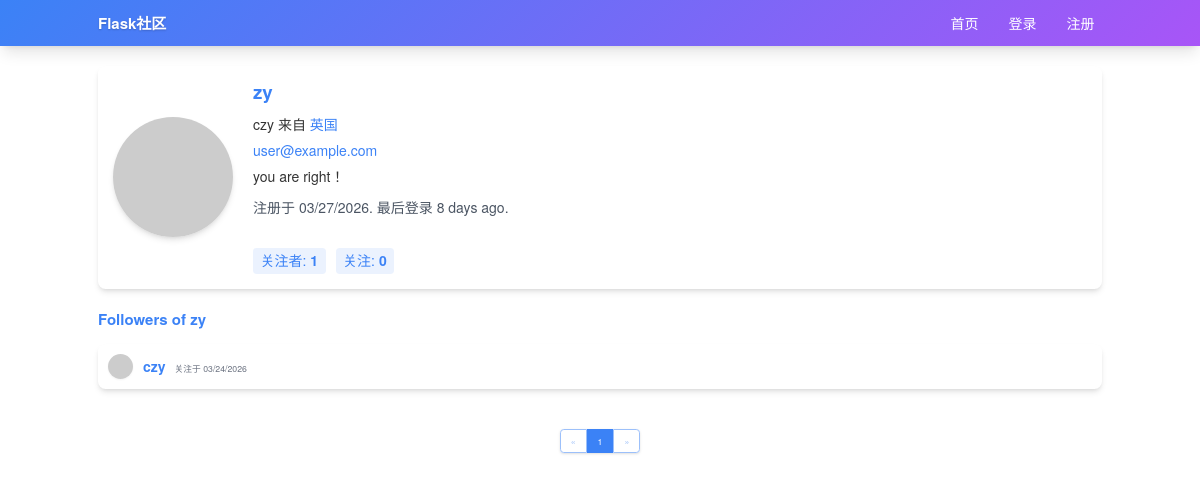
The app's page /followers/zy with its own data.
### app/models.py (models this page shows, shortened)
class User(UserMixin, db.Model):
    __tablename__ = 'users'
    id = db.Column(db.Integer, primary_key = True)
    email = db.Column(db.String(64), unique=True, index=True)
    username = db.Column(db.String(64), unique=True, index=True)
    password_hash = db.Column(db.String(128))
    role_id = db.Column(db.Integer, db.ForeignKey('roles.id'))
    name = db.Column(db.String(64))
    location = db.Column(db.String(64))
    about_me = db.Column(db.Text())
    member_since = db.Column(db.DateTime(), default=datetime.utcnow)
    last_seen = db.Column(db.DateTime(), default=datetime.utcnow)
    avatar_hash = db.Column(db.String(32))
    posts = db.relationship('Post', backref='author', lazy='dynamic')
    comments = db.relationship('Comment', backref='author', lazy='dynamic')
    followed = db.relationship('Follow', foreign_keys=[Follow.follower_id], backref=db.backref('follower', lazy='joined'), lazy='dynamic', cascade='all, delete-orphan')
    followers = db.relationship('Follow', foreign_keys=[Follow.followed_id], backref=db.backref('followed', lazy='joined'), lazy='dynamic', cascade='all, delete-orphan')
    def gravatar(self, size=100, default='identicon', rating='g'):
        if request.is_secure:
            url = 'https://secure.gravatar.com/avatar'
        else:
            url = 'http://www.gravatar.com/avatar'
        hash = self.avatar_hash or hashlib.md5(self.email.encode('utf-8')).hexdigest()
        return '{url}/{hash}?s={size}&d={default}&r={rating}'.format(url=url, hash=hash, size=size, default=default, rating=rating)
    @property
    def password(self):
        raise AttributeError('password is not a readable attribute')

class Follow(db.Model):
    __tablename__ = 'follows'
    follower_id = db.Column(db.Integer, db.ForeignKey('users.id'),
                            primary_key=True)
    followed_id = db.Column(db.Integer, db.ForeignKey('users.id'),
                            primary_key=True)
    timestamp = db.Column(db.DateTime, default=datetime.utcnow)

### app/main/views.py (the view)
@main.route('/followers/<username>')
def followers(username):
    user = User.query.filter_by(username=username).first()
    if user is None:
        flash('Invalid user.')
        return redirect(url_for('.index'))
    page = request.args.get('page', 1, type=int)
    pagination = user.followers.paginate(page=page, per_page=current_app.config['FLASKY_FOLLOWERS_PER_PAGE'], error_out=False)
    follows = [{'user': item.follower, 'timestamp': item.timestamp} for item in pagination.items]
    return render_template('followers.html', user=user, title="Followers of", endpoint='.followers', pagination=pagination, follows=follows)

### app/__init__.py (called while the page is built)
def create_app(config_name='default'):
    app = Flask(__name__)
    app.config.from_object(config[config_name])
    config[config_name].init_app(app)
    bootstrap.init_app(app)
    moment.init_app(app)
    db.init_app(app)
    login_manager.init_app(app)
    csrf.init_app(app)
    migrate.init_app(app, db)
    pagedown.init_app(app)
    from .main import main as main_blueprint
    app.register_blueprint(main_blueprint)
    from .models import Permission
    @app.context_processor
    def inject_permissions():
        return dict(Permission=Permission)
    from .auth import auth as auth_blueprint
    app.register_blueprint(auth_blueprint, url_prefix='/auth')
    from .models import AnonymousUser
    login_manager.anonymous_user = AnonymousUser
    return app

### app/auth/views.py (called while the page is built)
@auth.before_app_request
def before_request():
    if current_user.is_authenticated:
        current_user.ping()

### app/models.py (called while the page is built)
    def can(self, permissions):
        return False

    def is_administrator(self):
        return False

### app/templates/followers.html (shortened to what this page needs)
{% extends "base.html" %}
{% import "_macros.html" as macros %}
{% block page_content %}
<div class="bg-white rounded-xl shadow-md p-6 mb-8 card-hover">
    <div class="flex flex-col md:flex-row items-center">
        <div class="mb-6 md:mb-0 md:mr-8">
            <div class="text-center">
                <img src="{{ user.gravatar(size=200) }}" class="w-48 h-48 rounded-full object-cover shadow-md avatar-hover">
            </div>
        </div>
        <div class="flex-1">
            <h1 class="text-3xl font-bold text-blue-archive mb-4">{{ user.username }}</h1>
            {% if user.name or user.location %}
            <p class="mb-2">
                {% if user.name %}{{ user.name }}{% endif %}
                {% if user.location %}
                    来自 <a href="http://maps.google.com/?q={{ user.location }}" class="text-blue-archive hover:underline">
                        {{ user.location }}
                    </a>
                {% endif %}
            </p>
            {% endif %}
            {% if current_user.is_administrator %}
            <p class="mb-2"><a href="mailto:{{ user.email }}" class="text-blue-archive hover:underline">{{ user.email }}</a></p>
            {% endif %}
            {% if user.about_me %}<p class="mb-4">{{ user.about_me }}</p>{% endif %}
            <p class="text-gray-600 mb-6">
                注册于 {{ moment(user.member_since).format('L') }}.
                最后登录 {{ moment(user.last_seen).fromNow() }}.
            </p>
            <div class="flex items-center space-x-4">
                <a href="{{ url_for('.followers', username=user.username) }}" class="px-3 py-1 rounded-md bg-blue-archive/10 text-blue-archive hover:bg-blue-archive/20 transition-all duration-300">
                    关注者: <span class="font-bold">{{ user.followers.count()}}</span>
                </a>
                <a href="{{ url_for('.followed_by', username=user.username) }}" class="px-3 py-1 rounded-md bg-blue-archive/10 text-blue-archive hover:bg-blue-archive/20 transition-all duration-300">
                    关注: <span class="font-bold">{{ user.followed.count()}}</span>
                </a>
            </div>
        </div>
    </div>
</div>
<div class="mt-8">
    <h2 class="text-2xl font-bold text-blue-archive mb-6">{{ title }} {{ user.username }}</h2>
    {% if follows %}
    <div class="space-y-4">
        {% for follow in follows %}
        <div class="bg-white rounded-xl shadow-md p-4 card-hover">
            <div class="flex items-center">
                <div class="mr-4">
                    <a href="{{ url_for('.user', username=follow.user.username) }}">
                        <img src="{{ follow.user.gravatar(size=48) }}" class="w-10 h-10 rounded-full object-cover shadow-sm avatar-hover">
                    </a>
                </div>
                <div class="flex-1">
                    <a href="{{ url_for('.user', username=follow.user.username) }}" class="font-bold text-blue-archive hover:underline">{{ follow.user.username }}</a>
                    <span class="text-gray-500 text-sm ml-2">关注于 {{ moment(follow.timestamp).format('L') }}</span>
                </div>
            </div>
        </div>
        {% endfor %}
    </div>
    {% else %}
    <p class="text-gray-500">暂无{{ title.lower() }}。</p>
    {% endif %}
    {% if pagination %}
    <div class="flex justify-center mt-8">
        {{ macros.pagination_widget(pagination, endpoint, username=user.username) }}
    </div>
    {% endif %}
</div>
{% endblock %}

### records on screen
User: username "zy", name "czy", location "英国", email "user@example.com", about_me "you are right！", member_since "03/27/2026", last_seen "8 days ago"
User: user.username "czy"
Follow: timestamp "03/24/2026"

### other values on screen
{{ user.followers.count() }} "1"
{{ user.followed.count() }} "0"
{{ title }} "Followers of"
{{ p }} "1"
